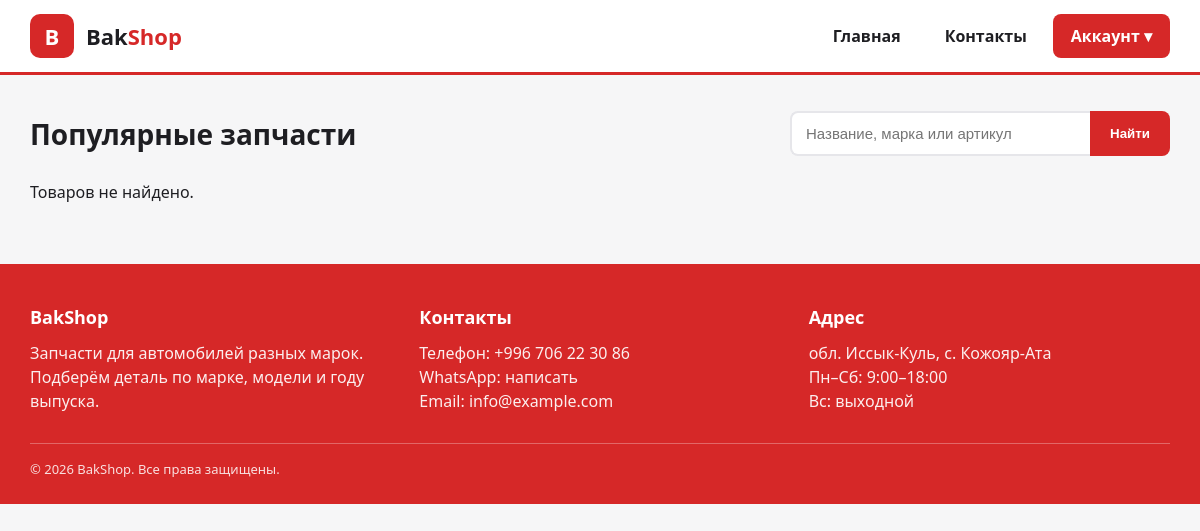
Before: / with the older database file.
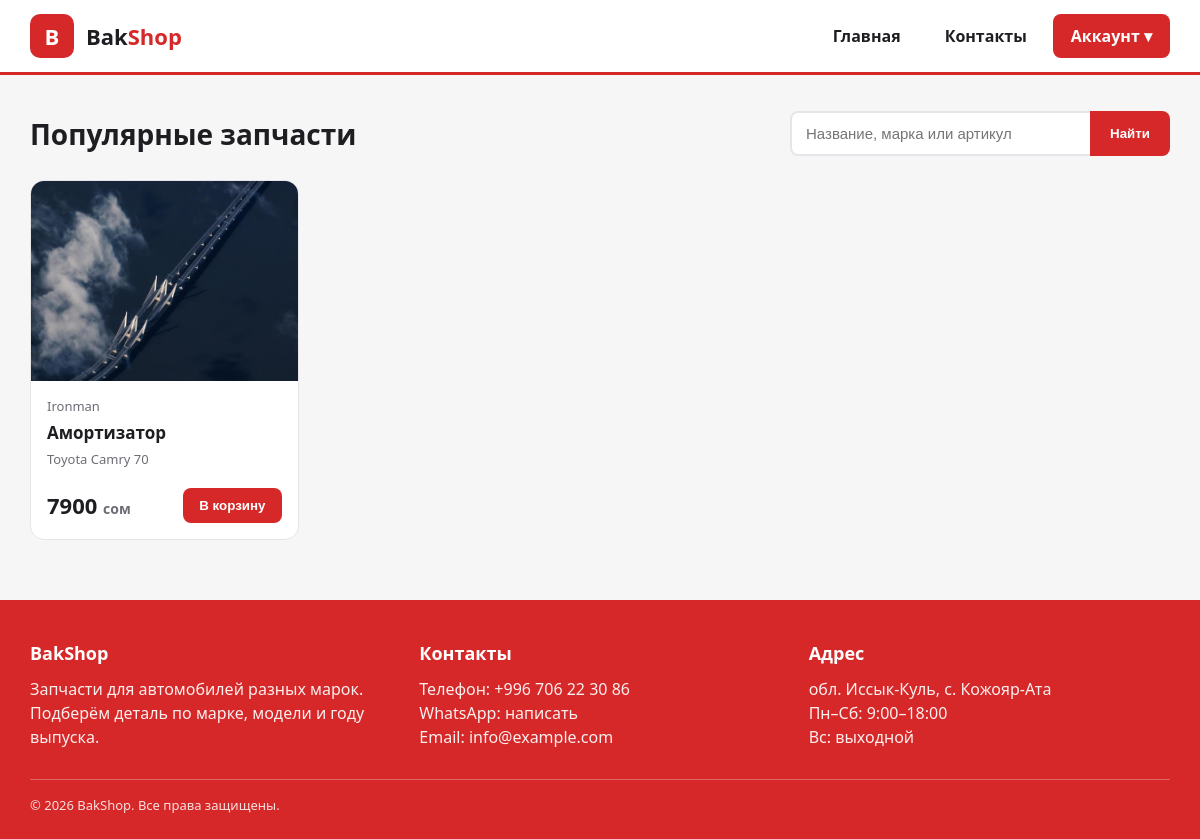
After: the same page with the newer database file.
### main/models.py (models this page shows, shortened)
class Product(models.Model):
    name = models.CharField("Название", max_length=200)
    brand = models.CharField("Бренд", max_length=100)
    car = models.CharField("Подходит для авто", max_length=200)
    price = models.DecimalField("Цена, сом", max_digits=10, decimal_places=0)
    photo = models.ImageField(
        "Фото",
        upload_to="products/",
        blank=True,
        validators=[validate_image_size],
    )
    badge = models.CharField("Метка (Хит, -15%)", max_length=30, blank=True)
    in_stock = models.BooleanField("В наличии", default=True)
    created_at = models.DateTimeField(auto_now_add=True)
    class Meta:
        ordering = ["-created_at"]
        verbose_name = "Товар"
        verbose_name_plural = "Товары"

### main/views.py (the view)
# urls.py: path("", views.index, name="index"),
def index(request):
    products = Product.objects.filter(in_stock=True)
    q = request.GET.get("q", "").strip()
    if q:
        products = products.filter(
            Q(name__icontains=q) | Q(brand__icontains=q) | Q(car__icontains=q)
        )
    return render(request, 'main/main.html', {"products": products, "q": q})

### main/templates/main/main.html
{% extends "main/base.html" %}
{% block content %}
<main class="container">
  <div class="section-head">
    <h1>Популярные запчасти</h1>
    <form class="search" method="get" action="/">
      <input type="search" name="q" value="{{ q }}" placeholder="Название, марка или артикул">
      <button type="submit">Найти</button>
    </form>
  </div>
  <section class="grid">
    {% for p in products %}
      <article class="card">
        <div class="card__photo">
          {% if p.badge %}<span class="badge">{{ p.badge }}</span>{% endif %}
          {% if p.photo %}
            <img src="{{ p.photo.url }}" alt="{{ p.name }}">
          {% else %}
            Нет фото
          {% endif %}
        </div>
        <div class="card__body">
          <span class="card__brand">{{ p.brand }}</span>
          <h3 class="card__title">{{ p.name }}</h3>
          <span class="card__car">{{ p.car }}</span>
          <div class="card__footer">
            <div class="price">{{ p.price|floatformat:0 }} <small>сом</small></div>
            <button class="btn">В корзину</button>
          </div>
        </div>
      </article>
    {% empty %}
      <p>Товаров не найдено.</p>
    {% endfor %}
  </section>
</main>
{% endblock %}

Changed rows visible on the page:
added Product: photo (picture), brand "Ironman", name "Амортизатор", car "Toyota Camry 70", price "7900"
Other visible differences:
text no longer shown: "Товаров не найдено."
